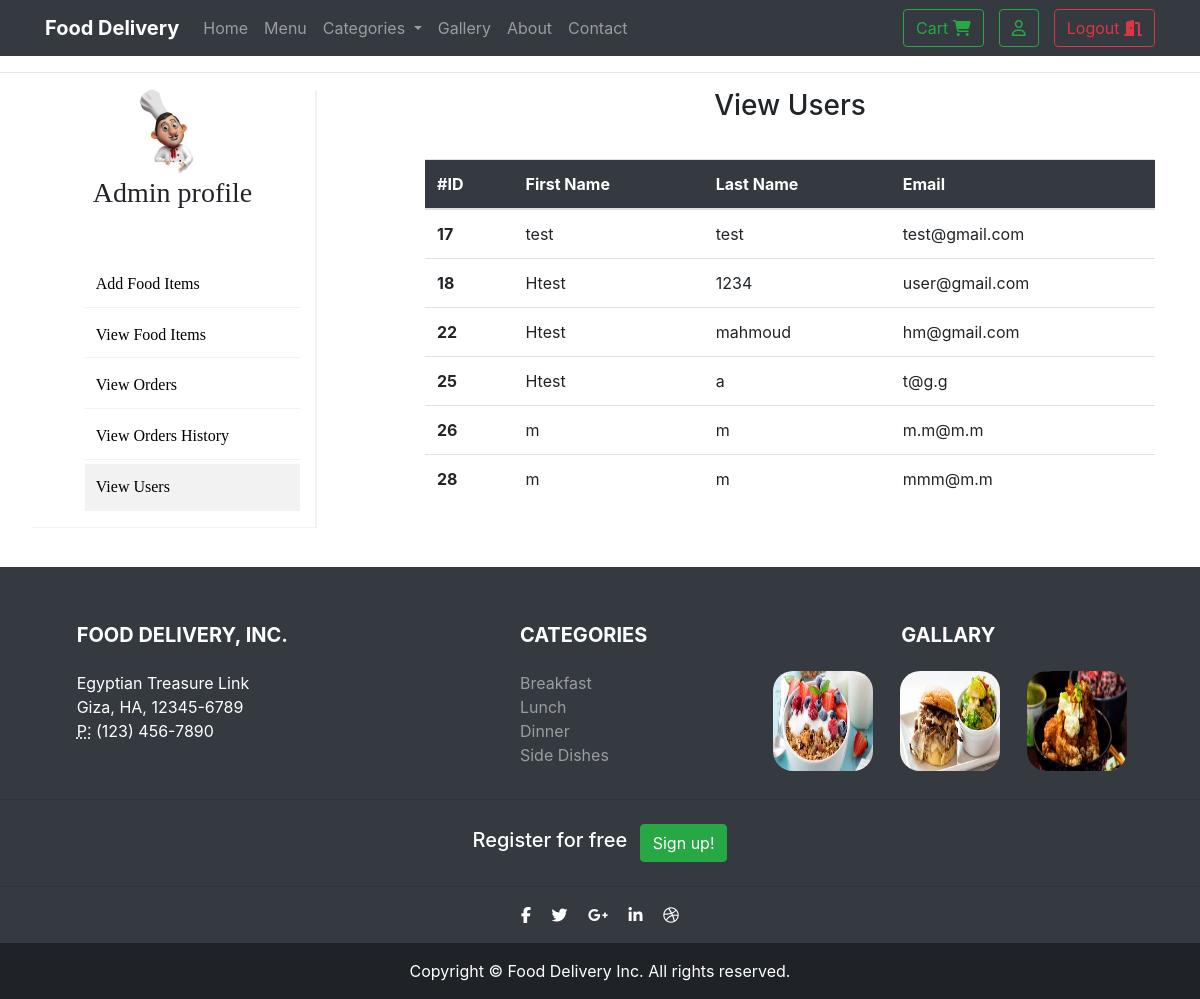
Page /View/viewusers.php (signed in) on the committed database.
### tables this page shows
CREATE TABLE `users` (
  `id` int(11) NOT NULL,
  `first_name` varchar(45) NOT NULL,
  `last_name` varchar(45) NOT NULL,
  `email` varchar(45) NOT NULL,
  `password` varchar(45) NOT NULL,
  `role_id` int(11) NOT NULL
);

### lib/autoload.php (called while the page is built, shortened)
<?php
class AutoLoad {
	public static function autoload ($className){
		$className= $className.'.php';
		$className= strtolower($className);
	}
}
?>

### lib/PDOConnection.php (called while the page is built, shortened)
<?php
class PDOConnection {
    private static $_instance;
    private static $_handler;
    public function __call($name, $arguments)
    {
        return @call_user_func_array(array(&self::$_handler, $name), $arguments);
    }
    protected static function init()
    {
        try {
            self::$_handler = new \PDO(
                'mysql:hostname=localhost;dbname=ofos_db',
                'root','', array(
                    \PDO::ATTR_ERRMODE => \PDO::ERRMODE_EXCEPTION,
                    \PDO::MYSQL_ATTR_INIT_COMMAND => 'SET NAMES utf8'
                )
            );
        } catch (\PDOException $e) {
            echo "Failed to connect database";
            self::$_handler = NULL;
        }
    }
    public static function getInstance()
    {
        if(self::$_instance === null) {
            self::$_instance = new self();
        }
        return self::$_instance;
    }
}
?>

### Model/users.php (called while the page is built, shortened)
<?php
class users {
    public static function viewUsers(){
         $sql = "SELECT id, first_name, last_name, email FROM users where role_id = 2 ";
         try{
            $data = PDOConnection::getInstance()->query($sql);
        }catch(\PDOException $e){
            return -1;
        }
        return $data;
    }
}
?>

### Controller/admin.php (called while the page is built, shortened)
<?php
class admin extends registereduser{
    public function viewUsers(){
        return users::viewUsers();
    }
}
?>

### View/viewusers.php (the view, shortened to what this page needs)
<?php
include(realpath(dirname(__FILE__)).'\..\lib\autoload.php');
$op = $_SESSION['object'];
?>
<!DOCTYPE html>
<html lang="en">
  <head>
    <?php include("parts/head.php");?>
  </head>
  <body>
    <?php include("parts/nav.php");?>
    <div class="container">
        <div class="row">
            <div class="col-lg-3 col-md-3 col-sm-4 col-xs-12" style="box-shadow: 2px 1px #f2f2f2;">
                <div style="text-align: center;"><img src="images/chefProfile.png" class="img-responsive center-block" style="width: 30%;"></div>
                <div style="text-align: center;font-family: initial;"><h3>Admin profile</h3></div>
                <div  style="margin-top: 20%;font-family: initial;">
                <ul class="admin-ul">
                    <a href="addfood.php"><li>Add Food Items</li></a>
                    <a href="viewfood.php"><li>View Food Items</li></a>
                    <a href="vieworders.php"><li>View Orders</li></a>
                    <a href="ordershistory.php"><li>View Orders History</li></a>
                    <a href="viewusers.php"><li style="background-color: #f2f2f2;">View Users</li></a>
                </ul>
                </div>
            </div>
            <div class="col-lg-1"></div>
            <div class="col-lg-8 col-md-9 col-sm-8 col-xs-12">
                <h3 style="text-align: center;margin-bottom: 5%;">View Users</h3>
                      <table class="table">
  <thead style="background-color: #343a40;color: white;">
    <tr>
      <th scope="col">#ID</th>
      <th scope="col">First Name</th>
        <th scope="col">Last Name</th>
      <th scope="col">Email</th>
    </tr>
  </thead>
  <tbody>
    <?php
      $users = $op->viewUsers();
      foreach ($users as $user)
          echo '<tr><th scope="row">'.$user['id'].'</th><td>'.$user["first_name"].'</td><td>'.$user["last_name"].'</td><td>'.$user['email'].'</td></tr>';
      ?>
 </tbody>
</table>
            </div>
        </div>
    </div>
    <?php include("parts/footer.php");?>
  </body>
</html>

### View/css/style.css (style rules this page uses)
.admin-ul { list-style-type: none; }
.admin-ul li { padding: 5%; margin-bottom: 2%; border-bottom: 1px solid #f2f2f2; }
.admin-ul a { color: black; text-decoration: none; }

### rows in the picture
users: id "17", first_name "test", last_name "test", email "test@gmail.com"
users: id "18", first_name "Htest", last_name "1234", email "user@gmail.com"
users: id "22", first_name "Htest", last_name "mahmoud", email "hm@gmail.com"
users: id "25", first_name "Htest", last_name "a", email "t@g.g"
users: id "26", first_name "m", last_name "m", email "m.m@m.m"
users: id "28", first_name "m", last_name "m", email "mmm@m.m"
